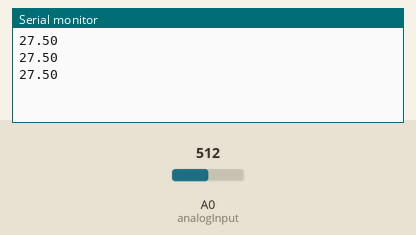
A sketch run on a simulated Arduino Uno, built with avr-gcc and run on an emulated ATmega328P. Shown: the last lines printed to the serial monitor. The test bench sets the inputs (shaded band); at power-on: A0 (analogInput) = 512.

Above: at 1.3 s.
1.4 s: A0 (analogInput) set to 716
At 1.9 s:
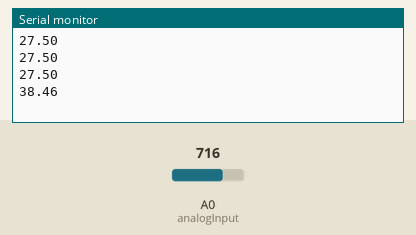
2.9 s: A0 (analogInput) set to 900
At 3.4 s:
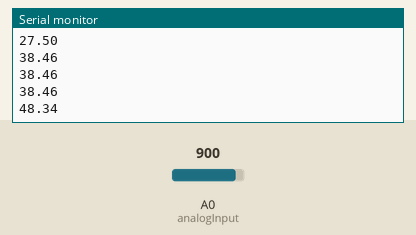
Timing chart, 0 to 5.9 s (numbered marks = the images above; inputs shaded):
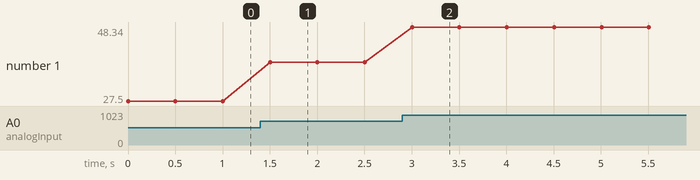

Measured:
- after the input at 1.4 s, the serial monitor: prints a new line after 0.10 s (image 1)
- after the input at 2.9 s, the serial monitor: prints a new line after 0.10 s (image 2)
- plotted number 1: 27.5 → 38.46 after the input at 1.4 s, 38.46 → 48.34 after the input at 2.9 s

The sketch:

volt.ino
```cpp
/*
DC Voltmätare
Läser 0-33V för avläsning till Raspberry Pi
Krävs resistorer för att skydda arduinon
Läs readme.md filen för mer information

Skapad av Andreas Olsson för Husvagn/Husbils Pc Projektet
*/
int analogInput = 0;
float vout = 0.0;
float vin = 0.0;
float R1 = 100000.0; // resistansen på R1 (100K)
float R2 = 10000.0; // resistansen på R2 (10K)
int value = 0;
void setup(){
  pinMode(analogInput, INPUT);
  Serial.begin(9600);
}
void loop(){
   // läs värdet vid analoga signalen
   value = analogRead(analogInput);
   vout = (value * 5.0) / 1024.0; // 5.0 justeras beroende på arduino
   vin = vout / (R2/(R1+R2));
   if (vin<0.09) {
   vin=0.0;//värde vid låg spänning
}
Serial.println(vin); //Skriver volten till Raspberry Pi
delay(500);
}
```
